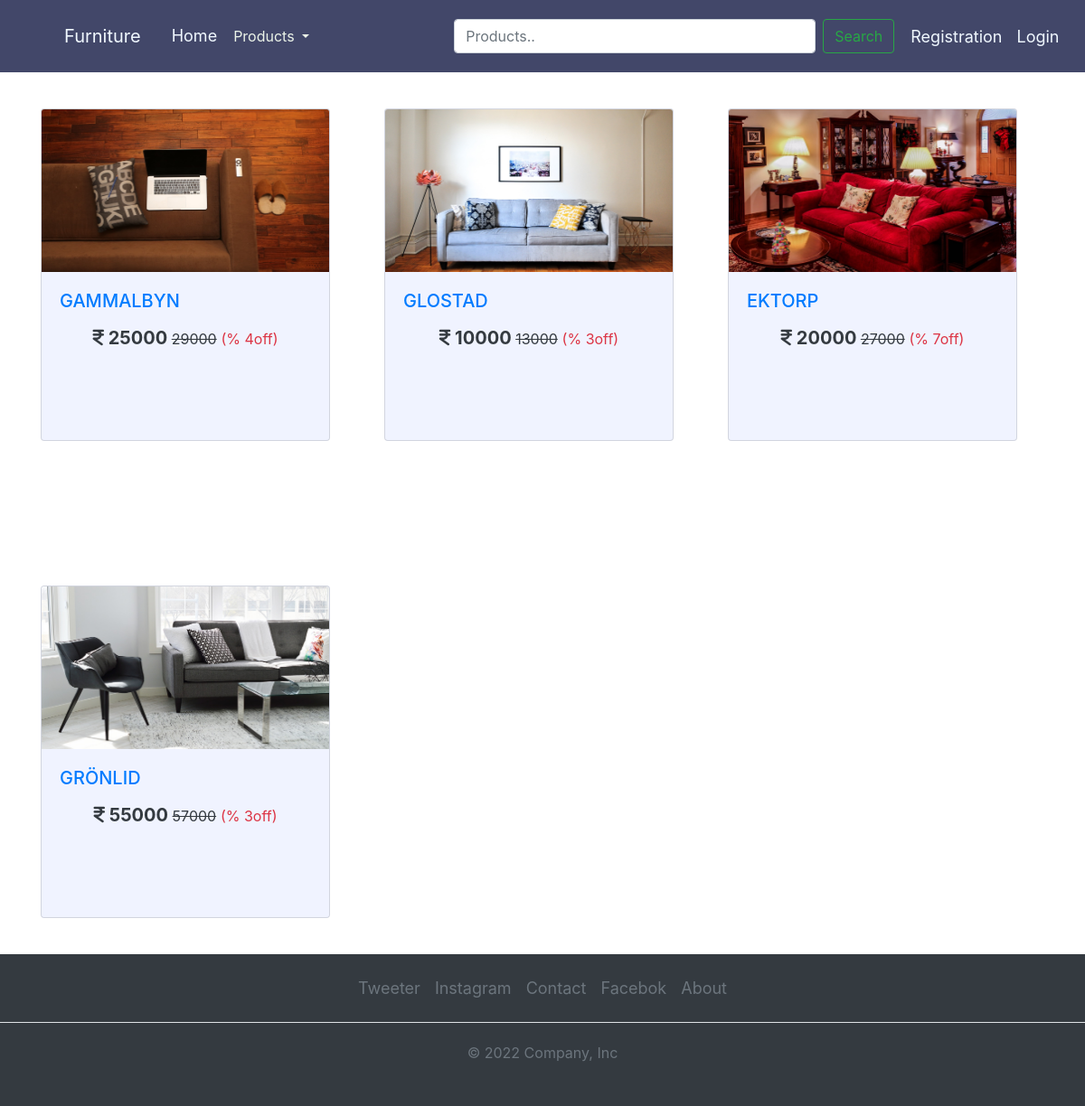
Page /sofa_categories on the earlier database version.
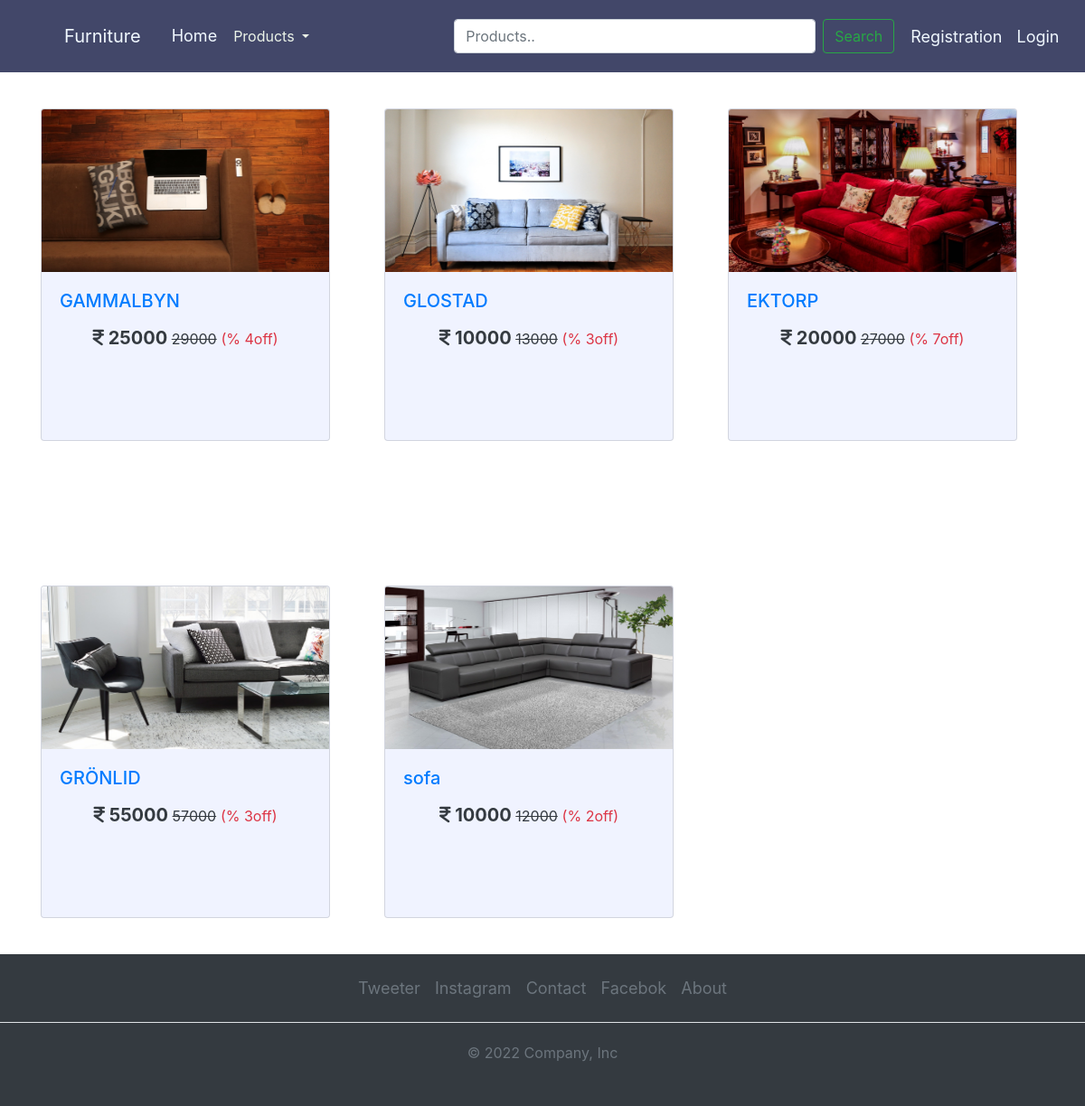
Same page on the later database version.
### core/models.py (models this page shows, shortened)
class Products(models.Model):
    CATAGORY_CHOICES = [
        ('SOFA','Sofa'),
        ('BED','Bed'),
        ('CHAIR','Chair'),
    ]
    name = models.CharField(max_length=100)
    category = models.CharField(max_length=20,choices=CATAGORY_CHOICES)
    small_description = models.TextField()
    description = models.TextField()
    selling_price = models.IntegerField()
    discounted_price = models.IntegerField(default=0)
    percentage = models.IntegerField(default=0)
    price_and_quantity_total = models.IntegerField(default=0)
    product_image = models.ImageField(upload_to = 'product_images',default='none')   # As we are using image field we have to intall 'pillow'. And we have to Define MEDIA_URL in settings.py file so that all folder should save in media directory

### core/views.py (the view)
# urls.py: path('sofa_categories',views.Sofas.as_view(),name='sofacategories'),
class Sofas(View):
    def get(self,request):
        sofa_category = Products.objects.filter(category = 'SOFA')    # we are using filter function of queryset, that will filter those data whose category belongs to Sofa
        return render(request,'core/sofas.html',{'sofa_category':sofa_category})

### core/templates/core/sofas.html
{% extends "core/base.html" %}
{% block home %}
{% load static %}
  <div class="container">
    <div class="row">
        {% for dc in sofa_category %}
        <div class="col-sm-4 ">
          <a href="{% url "productdetails" dc.id %}" style="text-decoration: none; ">
            <div class="card sofa_categories_card sofa_card " style="width: 20rem; height:23rem;">
                <img class="card-img-top " src="{{dc.product_image.url}}" alt="Card image cap">
                <div class="card-body">
                  <h5 class="card-title">{{dc.name}}</h5>
                   <div class="text-center">
                        <h5 class="font-weight-bold text-dark "><i class="fa-solid fa-indian-rupee-sign"></i> {{dc.discounted_price}}<small class="fw-light rupee"> <s>{{dc.selling_price}}</s></small> <small class="text-danger">(% {{dc.percentage}}off)</small></h5>
                    </div>
                </div>
            </div>
          </a>
        </div>
        {% endfor %}
    </div>
</div>
{% endblock home %}

### core/templates/core/base.html (shortened to what this page needs)
<!DOCTYPE html>
{% load static %}
<html lang="en">
<head>
    <link rel="stylesheet" href="{% static 'core/css/bootstrap.min.css' %}">
    <link rel="stylesheet" href="{% static 'core/css/style.css' %}">
    <link rel="stylesheet" href="{% static 'core/css/fontawesome.css' %}">
    <link rel="stylesheet" href="https://cdnjs.cloudflare.com/ajax/libs/font-awesome/6.5.1/css/all.min.css">
</head>
<body>
    <header>
   {% include "core/navbar.html" %}
    </header>
   {% block home %}{% endblock home %}
   <footer>
    {% include "core/footer.html" %}
   </footer>
</body>
</html>

### core/templates/core/navbar.html (shortened to what this page needs)
<!DOCTYPE html>
{% load static%}
<html lang="en">
<head>
    <link rel="stylesheet" href="{% static 'core/css/bootstrap.min.css' %}">
    <link rel="stylesheet" href="{% static 'core/css/style.css' %}">
    <link rel="stylesheet" href="{% static 'core/css/fontawesome.css' %}">
</head>
<body>
    <nav class="navbar navbar-expand-lg bg-body-tertiary fixed-top" style="background-color: #424769;  ">
        <div class="container-fluid ">
          <a class="navbar-brand" href="#" style="margin-left: 40px;">Furniture</a>
          <ul class="navbar-nav ml-auto mb-2 mb-lg-0" style="padding: 10px; margin-right:40px">
            <li class="nav-item">
              <a class="nav-link active" aria-current="page" href="{% url "home" %}">Home</a>
            </li>
            <li class="nav-item">
                <div class="dropdown">
                  <button class="btn btn-link dropdown-toggle product_btn" type="button" id="dropdownMenu2" data-toggle="dropdown" aria-haspopup="true" aria-expanded="false">
                    Products
                  </button>
                </div>
              </li>
            </ul>
          <div class="collapse navbar-collapse" id="navbarSupportedContent">
            <form class="d-flex" role="search" style="margin-left: 100px;">
                <input class="form-control me-2" type="search" placeholder="Products.." aria-label="Search" style="width:400px  ">
                <button class="btn btn-outline-success" type="submit" style="margin-left:8px">Search</button>
              </form>
            <ul class="navbar-nav ml-auto mb-2 mb-lg-0" style="padding: 10px; margin-right:40px">
              <li class="nav-item">
                {% if request.user.is_authenticated %}
                <div class="dropdown">
                  <button class="btn btn-link dropdown-toggle product_btn" type="button" id="dropdownMenu2" data-toggle="dropdown" aria-haspopup="true" aria-expanded="false">
                    {{user.username| capfirst}}
                  </button>
                  <div class="dropdown-menu" aria-labelledby="dropdownMenuButton">
                    <a class="dropdown-item" href="{% url "profile" %}" style="color: black;">Profile</a>
                    <a class="dropdown-item" href="{% url "order" %}" style="color: black;" >Orders</a>
                    <a class="dropdown-item" href="{% url "changepassword" %}"style="color: black;">Change Password</a>
                    <a class="dropdown-item" href="{% url "logout" %}"style="color: black;">Logout</a>
                  </div>
                </div>
                <li class="nav-item">
                  <a class="nav-link" href="{% url "viewcart" %}"><i class="fa-solid fa-cart-shopping"></i></a>
                </li>
                <li class="nav-item">
                  <a class="nav-link" href="{% url "logout" %}">Logout</a>
                </li>
                {% else %}
                <li class="nav-item">
                  <a class="nav-link" href="{% url "registration" %}">Registration</a>
                </li>
              </li>
              <li class="nav-item">
                <a class="nav-link" href={% url "login" %}>Login</a>
              </li>
              {% endif %}
            </ul>
          </div>
        </div>
      </nav>
</body>
</html>

### core/templates/core/footer.html
  <footer class="bg-dark py-3 mt-0 ">
    <ul class="nav justify-content-center border-bottom pb-3 mb-3">
      <li class="nav-item"><a href="#" class="nav-link px-2 text-muted">Tweeter</a></li>
      <li class="nav-item"><a href="#" class="nav-link px-2 text-muted">Instagram</a></li>
      <li class="nav-item"><a href="{% url "contact" %}" class="nav-link px-2 text-muted">Contact</a></li>
      <li class="nav-item"><a href="#" class="nav-link px-2 text-muted">Facebok</a></li>
      <li class="nav-item"><a href="{% url "about" %}" class="nav-link px-2 text-muted">About</a></li>
    </ul>
    <p class="text-center text-muted">© 2022 Company, Inc</p>
  </footer>

### core/static/core/css/style.css (style rules this page uses)
.nav-item { font-size: 18px; }
.nav-item a { color: aliceblue; }
.navbar-brand { color: aliceblue; }
.product_btn { color: #EBF3E8; border: none; padding: 10px; text-decoration: none; }
.card-img-top { width: 100%; height: 15vw; object-fit:fill; }
.sofa_categories_card { margin-top: 120px; margin-bottom: 40px; }
.sofa_card { background-color: #F0F3FF; }
.text-center { padding: 5px; padding-bottom: 15px; }

Differences in the rows shown:
added Products: product_image (picture), name "sofa", discounted_price "10000", selling_price "12000", percentage "2"
